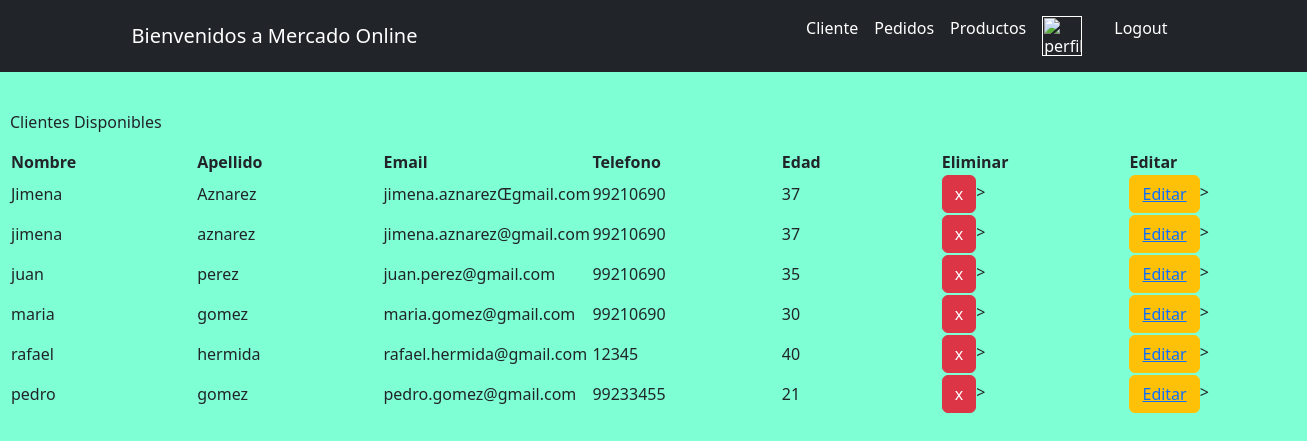
Page /MercadoApp/cliente/ on the committed database.
### MercadoApp/models.py (models this page shows, shortened)
class Cliente(models.Model):
    nombre = models.CharField(max_length=30)
    apellido = models.CharField(max_length=30)
    email = models.EmailField()
    telefono = models.IntegerField()
    edad = models.IntegerField()

### MercadoApp/views.py (the view)
# urls.py: path("cliente/", cliente, name="Cliente"),
def cliente(request):
    Clientes = Cliente.objects.all() #pido toda la informacion que tenga Cliente alojada en su base de datos
    return render(request, "MercadoApp/Cliente.html", {"Clientes": Clientes}) #genera una lista con los datos de todos los clientes, y que podemos usar luego en el template Clientes

### MercadoApp/templates/MercadoApp/Cliente.html (shortened to what this page needs)
<div>
    {% extends "MercadoApp/inicio.html" %}
    {% load static %}
        {% block contenidoQueCambia %}
            <div class="formClienteFormulario">
            <p>Clientes Disponibles</p>
            <table id="tableInfoClientes">
                <tr id="tituloTablaClientes">
                    <th>Nombre</th>
                    <th>Apellido</th>
                    <th>Email</th>
                    <th>Telefono</th>
                    <th>Edad</th>
                    <th>Eliminar</th>
                    <th>Editar</th>
                </tr>
                <tr>
                    {% for cliente in Clientes %}
                        <tr>
                            <td>{{cliente.nombre}}</td>
                            <td>{{cliente.apellido}}</td>
                            <td>{{cliente.email}}</td>
                            <td>{{cliente.telefono}}</td>
                            <td>{{cliente.edad}}</td>
                            <td><button class="btn btn-danger btnEliminar"><a href="{% url 'eliminarCliente' cliente.nombre %}" >x</a></button>></td>
                            <td><button class="btn btn-warning btnEditar"><a href="{% url 'editarCliente' cliente.nombre %}" >Editar</a></button>></td>
                        </tr>
                    {% endfor%}
                </tr>
            </table>
            </div>
        {% endblock %}

### MercadoApp/static/MercadoApp/css/Jime.css (style rules this page uses)
body { background-color: aquamarine !important; }
#tableInfoClientes tr th { padding-right: 120px; }
.btnEliminar a { border-radius: 15px !important; color: white !important; text-decoration: none !important; }

### rows in the picture
Cliente: nombre "Jimena", apellido "Aznarez", email "jimena.aznarezŒgmail.com", telefono "99210690", edad "37"
Cliente: nombre "jimena", apellido "aznarez", email "jimena.aznarez@gmail.com", telefono "99210690", edad "37"
Cliente: nombre "juan", apellido "perez", email "juan.perez@gmail.com", telefono "99210690", edad "35"
Cliente: nombre "maria", apellido "gomez", email "maria.gomez@gmail.com", telefono "99210690", edad "30"
Cliente: nombre "rafael", apellido "hermida", email "rafael.hermida@gmail.com", telefono "12345", edad "40"
Cliente: nombre "pedro", apellido "gomez", email "pedro.gomez@gmail.com", telefono "99233455", edad "21"
